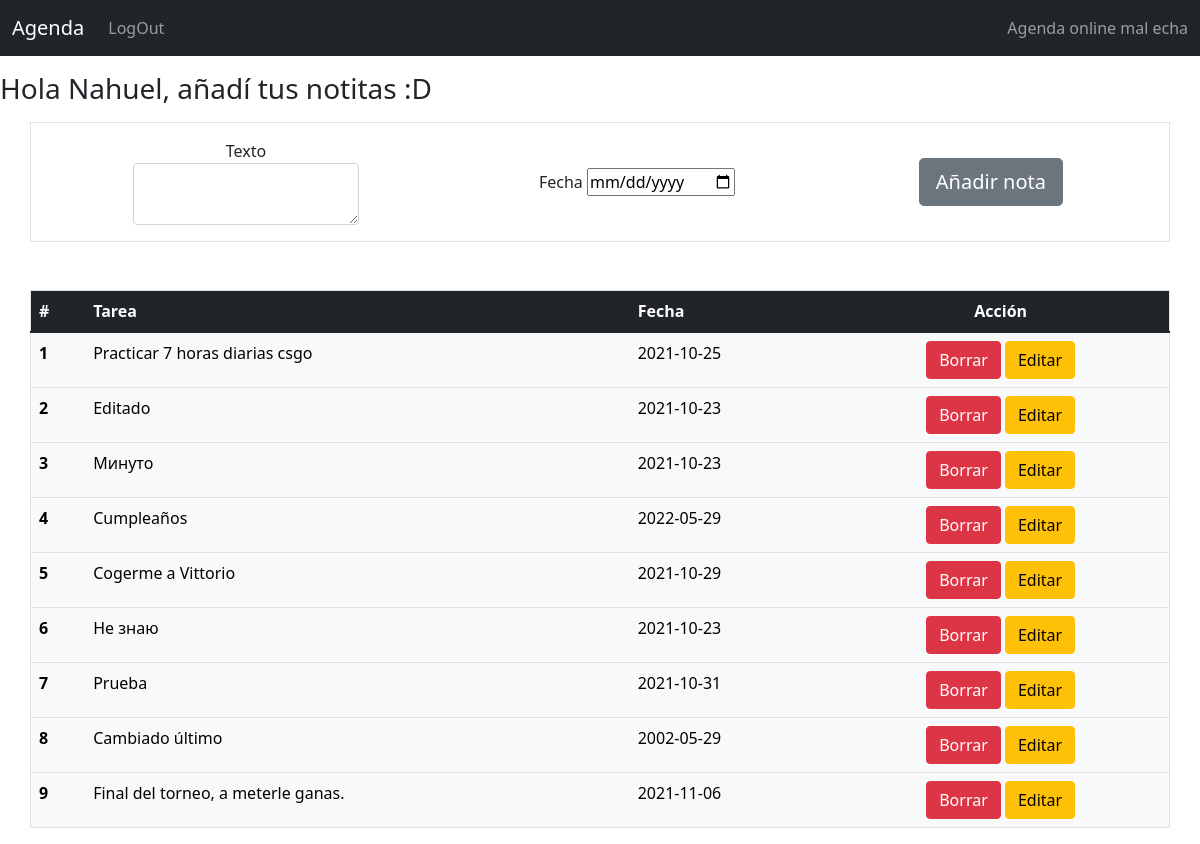
Before: /PP (signed in) with the older database file.
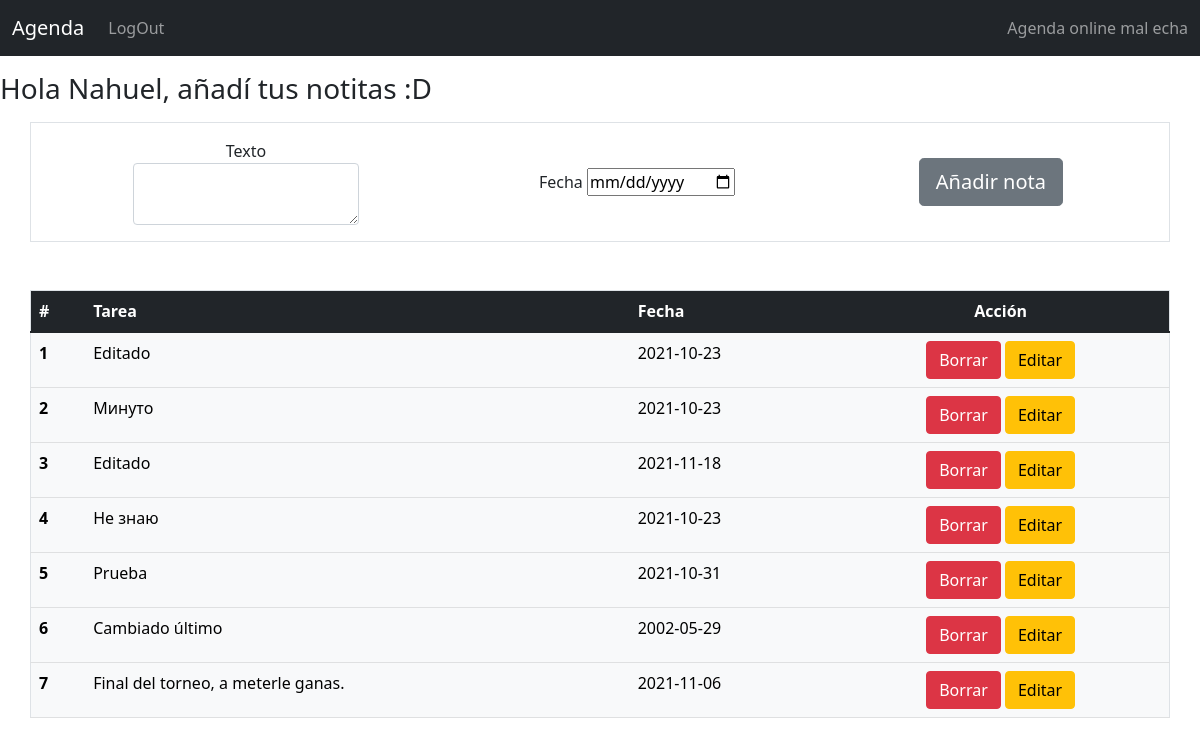
After: the same page with the newer database file.
### index.py (models this page shows, shortened)
class Usuario(db.Model, UserMixin):
    id = db.Column(db.Integer, primary_key = True)
    email = db.Column(db.String(255), unique = True)
    user = db.Column(db.String(255))
    password = db.Column(db.String(255))
    notes = db.relationship('Agenda')

class Agenda(db.Model):
    id = db.Column(db.Integer, primary_key = True)
    texto = db.Column(db.String(10000), nullable = False, default = "Texto")
    fecha = db.Column(db.DateTime, nullable = False, default = datetime.utcnow)
    user_id = db.Column(db.Integer, db.ForeignKey('usuario.id'))

### index.py (the view, shortened to what this page needs)
@app.route('/PP', methods = ['POST', 'GET'])
@login_required
def pp():
    return render_template('home.html', user = current_user)

### index.py (called while the page is built)
@login_manager.user_loader
def load_user(id):
    return Usuario.query.get(int(id))

### templates/home.html (shortened to what this page needs)
{%extends 'base.html'%}
{%block contenido%}
<h3 class="mt-3 mb-3">Hola {{current_user.user}}, añadí tus notitas :D</h3>
<form method="POST" class="container border d-flex justify-content-around align-items-center text-center">
    <div class="mb-3 mt-3">
    <label for="texto">Texto</label>
    <textarea name="texto_nota" id="texto" class="form-control" required></textarea>
    </div>
    <div class="mb-3 mt-3">
    <label for="fecha">Fecha</label>
    <input type="date" name="date" id="fecha" required>
    </div>
    <button type="submit" class="btn btn-secondary btn-lg m-1">Añadir nota</button>
</form>
<table class="table container border mt-5">
    <thead>
        <tr class="table-dark">
            <th scope="col">#</th>
            <th scope="col">Tarea</th>
            <th scope="col">Fecha</th>
            <th scope="col" class="text-center">Acción</th>
        </tr>
    </thead>
    <tbody>
            {%for i in current_user.notes%}
            <tr class="table-light">
                <th scope="row">{{loop.index}}</th>
                <td>{{i.texto}}</td>
                <td>{{i.fecha.date()}}</td>
                <td class="text-center">
                    <button type="" class="btn btn-danger" onClick="deleteNote({{i.id}})">Borrar</button>
                    <a href="/editar/{{i.id}}">
                        <button type="" class="btn btn-warning">Editar</button>
                    </a>
                </td>
            </tr>
            {%endfor%}
        </tbody>
    </table>
{%endblock%}

### templates/base.html (shortened to what this page needs)
<!DOCTYPE html>
<html lang="en">
<head>
    <link href="https://cdn.jsdelivr.net/npm/bootstrap@5.1.3/dist/css/bootstrap.min.css" rel="stylesheet">
</head>
<body>
    <nav class="navbar navbar-expand-lg navbar-dark bg-dark">
        <div class="container-fluid">
          {%if user.is_authenticated%}
          <a class="navbar-brand" href='{{url_for('pp')}}'>Agenda</a>
          <div class="collapse navbar-collapse" id="navbarText">
          {%endif%}
            <ul class="navbar-nav me-auto mb-2 mb-lg-0">
              {%if user.is_authenticated%}
              <li class="nav-item">
                <a class="nav-link" href="{{url_for('cerrar')}}">LogOut</a>
              </li>
              {%endif%}
            </ul>
            <span class="navbar-text">
              Agenda online mal echa
            </span>
          </div>
        </div>
      </nav>
    {%block contenido%}
    {%endblock%}
</body>
</html>

Changed rows visible on the page:
removed Agenda: texto "Practicar 7 horas diarias csgo", fecha "2021-10-25"
removed Agenda: texto "Cumpleaños", fecha "2022-05-29"
removed Agenda: texto "Cogerme a Vittorio", fecha "2021-10-29"
added Agenda: texto "Editado", fecha "2021-11-18"
